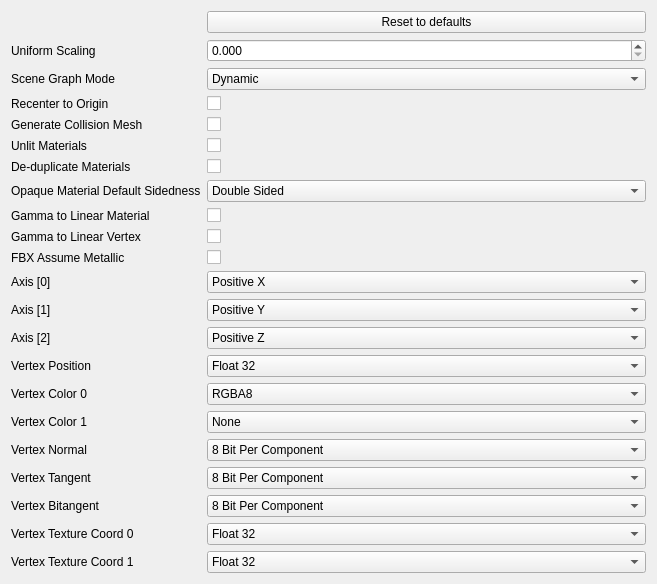
                 <widget class="QWidget" name="scrollAreaWidgetContents">
                  <property name="geometry">
                   <rect>
                    <x>0</x>
                    <y>0</y>
                    <width>657</width>
                    <height>540</height>
                   </rect>
                  </property>
                  <layout class="QHBoxLayout" name="horizontalLayout_8">
                   <item>
                    <layout class="QFormLayout" name="formLayout">
                     <item row="0" column="1">
                      <widget class="QPushButton" name="ResetAdvancedButton">
                       <property name="text">
                        <string>Reset to defaults</string>
                       </property>
                      </widget>
                     </item>
                     <item row="1" column="0">
                      <widget class="QLabel" name="label_6">
                       <property name="text">
                        <string>Uniform Scaling</string>
                       </property>
                      </widget>
                     </item>
                     <item row="1" column="1">
                      <widget class="QDoubleSpinBox" name="ScalingSpinbox">
                       <property name="accessibleName">
                        <string>Uniform Scaling</string>
                       </property>
                       <property name="decimals">
                        <number>3</number>
                       </property>
                       <property name="maximum">
                        <double>999.000000000000000</double>
                       </property>
                      </widget>
                     </item>
                     <item row="2" column="0">
                      <widget class="QLabel" name="label_12">
                       <property name="text">
                        <string>Scene Graph Mode</string>
                       </property>
                      </widget>
                     </item>
                     <item row="2" column="1">
                      <widget class="QComboBox" name="ScenegraphModeCombo">
                       <property name="accessibleName">
                        <string>Scene graph mode</string>
                       </property>
                       <property name="currentIndex">
                        <number>2</number>
                       </property>
                       <item>
                        <property name="text">
                         <string>None</string>
                        </property>
                       </item>
                       <item>
                        <property name="text">
                         <string>Static</string>
                        </property>
                       </item>
                       <item>
                        <property name="text">
                         <string>Dynamic</string>
                        </property>
                       </item>
                      </widget>
                     </item>
                     <item row="3" column="0">
                      <widget class="QLabel" name="label_7">
                       <property name="text">
                        <string>Recenter to Origin</string>
                       </property>
                      </widget>
                     </item>
                     <item row="3" column="1">
                      <widget class="QCheckBox" name="RecenterToOriginCheckbox">
                       <property name="accessibleName">
                        <string>Recenter to origin</string>
                       </property>
                       <property name="text">
                        <string/>
                       </property>
                      </widget>
                     </item>
                     <item row="4" column="0">
                      <widget class="QLabel" name="label_13">
                       <property name="text">
                        <string>Generate Collision Mesh</string>
                       </property>
                      </widget>
                     </item>
                     <item row="4" column="1">
                      <widget class="QCheckBox" name="CollisionMeshCheckbox">
                       <property name="accessibleName">
                        <string>Generate collision mesh</string>
                       </property>
                       <property name="text">
                        <string/>
                       </property>
                      </widget>
                     </item>
                     <item row="5" column="0">
                      <widget class="QLabel" name="label_14">
                       <property name="text">
                        <string>Unlit Materials</string>
                       </property>
                      </widget>
                     </item>
                     <item row="5" column="1">
                      <widget class="QCheckBox" name="UnlitMaterialsCheckbox">
                       <property name="accessibleName">
                        <string>Unlit materials</string>
                       </property>
                       <property name="text">
                        <string/>
                       </property>
                      </widget>
                     </item>
                     <item row="6" column="0">
                      <widget class="QLabel" name="label_16">
                       <property name="text">
                        <string>De-duplicate Materials</string>
                       </property>
                      </widget>
                     </item>
                     <item row="6" column="1">
                      <widget class="QCheckBox" name="DeduplicateMaterialsCheckbox">
                       <property name="accessibleName">
                        <string>Deduplicate materials</string>
                       </property>
                       <property name="text">
                        <string/>
                       </property>
                      </widget>
                     </item>
                     <item row="7" column="0">
                      <widget class="QLabel" name="label_8">
                       <property name="text">
                        <string>Opaque Material Default Sidedness</string>
                       </property>
                      </widget>
                     </item>
                     <item row="7" column="1">
                      <widget class="QComboBox" name="DefaultSidednessCombo">
                       <property name="accessibleName">
                        <string>Default sidedness for opaque materials</string>
                       </property>
                       <property name="currentIndex">
                        <number>1</number>
                       </property>
                       <item>
                        <property name="text">
                         <string>Single Sided</string>
                        </property>
                       </item>
                       <item>
                        <property name="text">
                         <string>Double Sided</string>
                        </property>
                       </item>
                      </widget>
                     </item>
                     <item row="8" column="0">
                      <widget class="QLabel" name="label_10">
                       <property name="text">
                        <string>Gamma to Linear Material</string>
                       </property>
                      </widget>
                     </item>
                     <item row="8" column="1">
                      <widget class="QCheckBox" name="GammaToLinearMaterialCheckbox">
                       <property name="accessibleName">
                        <string>Gamma to linear material</string>
                       </property>
                       <property name="text">
                        <string/>
                       </property>
                      </widget>
                     </item>
                     <item row="9" column="0">
                      <widget class="QLabel" name="label_11">
                       <property name="text">
                        <string>Gamma to Linear Vertex</string>
                       </property>
                      </widget>
                     </item>
                     <item row="9" column="1">
                      <widget class="QCheckBox" name="GammaToLinearVertexCheckbox">
                       <property name="accessibleName">
                        <string>Gamma to linear vertex</string>
                       </property>
                       <property name="text">
                        <string/>
                       </property>
                      </widget>
                     </item>
                     <item row="10" column="0">
                      <widget class="QLabel" name="label_15">
                       <property name="text">
                        <string>FBX Assume Metallic</string>
                       </property>
                      </widget>
                     </item>
                     <item row="10" column="1">
                      <widget class="QCheckBox" name="FbxAssumeMetallicCheckbox">
                       <property name="accessibleName">
                        <string>FBX assume metallic</string>
                       </property>
                       <property name="text">
                        <string/>
                       </property>
                      </widget>
                     </item>
                     <item row="11" column="0">
                      <widget class="QLabel" name="label_17">
                       <property name="text">
                        <string>Axis [0]</string>
                       </property>
                      </widget>
                     </item>
                     <item row="11" column="1">
                      <widget class="QComboBox" name="Axis0Combo">
                       <property name="accessibleName">
                        <string>Main axis 0</string>
                       </property>
                       <property name="currentIndex">
                        <number>1</number>
                       </property>
                       <item>
                        <property name="text">
                         <string>Inherit</string>
                        </property>
                       </item>
                       <item>
                        <property name="text">
                         <string>Positive X</string>
                        </property>
                       </item>
                       <item>
                        <property name="text">
                         <string>Negative X</string>
                        </property>
                       </item>
                       <item>
                        <property name="text">
                         <string>Positive Y</string>
                        </property>
                       </item>
                       <item>
                        <property name="text">
                         <string>Negative Y</string>
                        </property>
                       </item>
                       <item>
                        <property name="text">
                         <string>Positive Z</string>
                        </property>
                       </item>
                       <item>
                        <property name="text">
                         <string>Negative Z</string>
                        </property>
                       </item>
                      </widget>
                     </item>
                     <item row="12" column="0">
                      <widget class="QLabel" name="label_18">
                       <property name="text">
                        <string>Axis [1]</string>
                       </property>
                      </widget>
                     </item>
                     <item row="12" column="1">
                      <widget class="QComboBox" name="Axis1Combo">
                       <property name="accessibleName">
                        <string>Main axis 1</string>
                       </property>
                       <property name="currentIndex">
                        <number>3</number>
                       </property>
                       <item>
                        <property name="text">
                         <string>Inherit</string>
                        </property>
                       </item>
                       <item>
                        <property name="text">
                         <string>Positive X</string>
                        </property>
                       </item>
                       <item>
                        <property name="text">
                         <string>Negative X</string>
                        </property>
                       </item>
                       <item>
                        <property name="text">
                         <string>Positive Y</string>
                        </property>
                       </item>
                       <item>
                        <property name="text">
                         <string>Negative Y</string>
                        </property>
                       </item>
                       <item>
                        <property name="text">
                         <string>Positive Z</string>
                        </property>
                       </item>
                       <item>
                        <property name="text">
                         <string>Negative Z</string>
                        </property>
                       </item>
                      </widget>
                     </item>
                     <item row="13" column="0">
                      <widget class="QLabel" name="label_19">
                       <property name="text">
                        <string>Axis [2]</string>
                       </property>
                      </widget>
                     </item>
                     <item row="13" column="1">
                      <widget class="QComboBox" name="Axis2Combo">
                       <property name="accessibleName">
                        <string>Main axis 2</string>
                       </property>
                       <property name="currentIndex">
                        <number>5</number>
                       </property>
                       <item>
                        <property name="text">
                         <string>Inherit</string>
                        </property>
                       </item>
                       <item>
                        <property name="text">
                         <string>Positive X</string>
                        </property>
                       </item>
                       <item>
                        <property name="text">
                         <string>Negative X</string>
                        </property>
                       </item>
                       <item>
                        <property name="text">
                         <string>Positive Y</string>
                        </property>
                       </item>
                       <item>
                        <property name="text">
                         <string>Negative Y</string>
                        </property>
                       </item>
                       <item>
                        <property name="text">
                         <string>Positive Z</string>
                        </property>
                       </item>
                       <item>
                        <property name="text">
                         <string>Negative Z</string>
                        </property>
                       </item>
                      </widget>
                     </item>
                     <item row="14" column="0">
                      <widget class="QLabel" name="label_20">
                       <property name="text">
                        <string>Vertex Position</string>
                       </property>
                      </widget>
                     </item>
                     <item row="14" column="1">
                      <widget class="QComboBox" name="VertexPositionCombo">
                       <property name="accessibleName">
                        <string>Vertex position data type</string>
                       </property>
                       <item>
                        <property name="text">
                         <string>Float 32</string>
                        </property>
                       </item>
                       <item>
                        <property name="text">
                         <string>Float 16</string>
                        </property>
                       </item>
                      </widget>
                     </item>
                     <item row="15" column="0">
                      <widget class="QLabel" name="label_21">
                       <property name="text">
                        <string>Vertex Color 0</string>
                       </property>
                      </widget>
                     </item>
                     <item row="15" column="1">
                      <widget class="QComboBox" name="VertexColor0Combo">
                       <property name="accessibleName">
                        <string>Vertex color 0 data type</string>
                       </property>
                       <property name="currentIndex">
                        <number>1</number>
                       </property>
                       <item>
                        <property name="text">
                         <string>None</string>
                        </property>
                       </item>
                       <item>
                        <property name="text">
                         <string>RGBA8</string>
                        </property>
                       </item>
                      </widget>
                     </item>
                     <item row="16" column="0">
                      <widget class="QLabel" name="label_22">
                       <property name="text">
                        <string>Vertex Color 1</string>
                       </property>
                      </widget>
                     </item>
                     <item row="16" column="1">
                      <widget class="QComboBox" name="VertexColor1Combo">
                       <property name="accessibleName">
                        <string>Vertex color 1 data type</string>
                       </property>
                       <item>
                        <property name="text">
                         <string>None</string>
                        </property>
                       </item>
                       <item>
                        <property name="text">
                         <string>RGBA8</string>
                        </property>
                       </item>
                      </widget>
                     </item>
                     <item row="17" column="0">
                      <widget class="QLabel" name="label_23">
                       <property name="text">
                        <string>Vertex Normal</string>
                       </property>
                      </widget>
                     </item>
                     <item row="17" column="1">
                      <widget class="QComboBox" name="VertexNormalCombo">
                       <property name="accessibleName">
                        <string>Vertex normal data type</string>
                       </property>
                       <property name="currentIndex">
                        <number>1</number>
                       </property>
                       <item>
                        <property name="text">
                         <string>None</string>
                        </property>
                       </item>
                       <item>
                        <property name="text">
                         <string>8 Bit Per Component</string>
                        </property>
                       </item>
                       <item>
                        <property name="text">
                         <string>16 Bit Per Component</string>
                        </property>
                       </item>
                      </widget>
                     </item>
                     <item row="18" column="0">
                      <widget class="QLabel" name="label_24">
                       <property name="text">
                        <string>Vertex Tangent</string>
                       </property>
                      </widget>
                     </item>
                     <item row="18" column="1">
                      <widget class="QComboBox" name="VertexTangentCombo">
                       <property name="accessibleName">
                        <string>Vertex tangent data type</string>
                       </property>
                       <property name="currentIndex">
                        <number>1</number>
                       </property>
                       <item>
                        <property name="text">
                         <string>None</string>
                        </property>
                       </item>
                       <item>
                        <property name="text">
                         <string>8 Bit Per Component</string>
                        </property>
                       </item>
                       <item>
                        <property name="text">
                         <string>16 Bit Per Component</string>
                        </property>
                       </item>
                      </widget>
                     </item>
                     <item row="19" column="0">
                      <widget class="QLabel" name="label_25">
                       <property name="text">
                        <string>Vertex Bitangent</string>
                       </property>
                      </widget>
                     </item>
                     <item row="19" column="1">
                      <widget class="QComboBox" name="VertexBitangentCombo">
                       <property name="accessibleName">
                        <string>Vertex bitangent data type</string>
                       </property>
                       <property name="currentIndex">
                        <number>1</number>
                       </property>
                       <item>
                        <property name="text">
                         <string>None</string>
                        </property>
                       </item>
                       <item>
                        <property name="text">
                         <string>8 Bit Per Component</string>
                        </property>
                       </item>
                       <item>
                        <property name="text">
                         <string>16 Bit Per Component</string>
                        </property>
                       </item>
                      </widget>
                     </item>
                     <item row="20" column="0">
                      <widget class="QLabel" name="label_26">
                       <property name="text">
                        <string>Vertex Texture Coord 0</string>
                       </property>
                      </widget>
                     </item>
                     <item row="20" column="1">
                      <widget class="QComboBox" name="TexCoord0Combo">
                       <property name="accessibleName">
                        <string>Texture coordinate 0 data type</string>
                       </property>
                       <property name="currentIndex">
                        <number>1</number>
                       </property>
                       <item>
                        <property name="text">
                         <string>None</string>
                        </property>
                       </item>
                       <item>
                        <property name="text">
                         <string>Float 32</string>
                        </property>
                       </item>
                       <item>
                        <property name="text">
                         <string>Float 16</string>
                        </property>
                       </item>
                      </widget>
                     </item>
                     <item row="21" column="0">
                      <widget class="QLabel" name="label_27">
                       <property name="text">
                        <string>Vertex Texture Coord 1</string>
                       </property>
                      </widget>
                     </item>
                     <item row="21" column="1">
                      <widget class="QComboBox" name="TexCoord1Combo">
                       <property name="accessibleName">
                        <string>Texture coordinate 1 data type</string>
                       </property>
                       <property name="currentIndex">
                        <number>1</number>
                       </property>
                       <item>
                        <property name="text">
                         <string>None</string>
                        </property>
                       </item>
                       <item>
                        <property name="text">
                         <string>Float 32</string>
                        </property>
                       </item>
                       <item>
                        <property name="text">
                         <string>Float 16</string>
                        </property>
                       </item>
                      </widget>
                     </item>
                    </layout>
                   </item>
                  </layout>
                 </widget>
